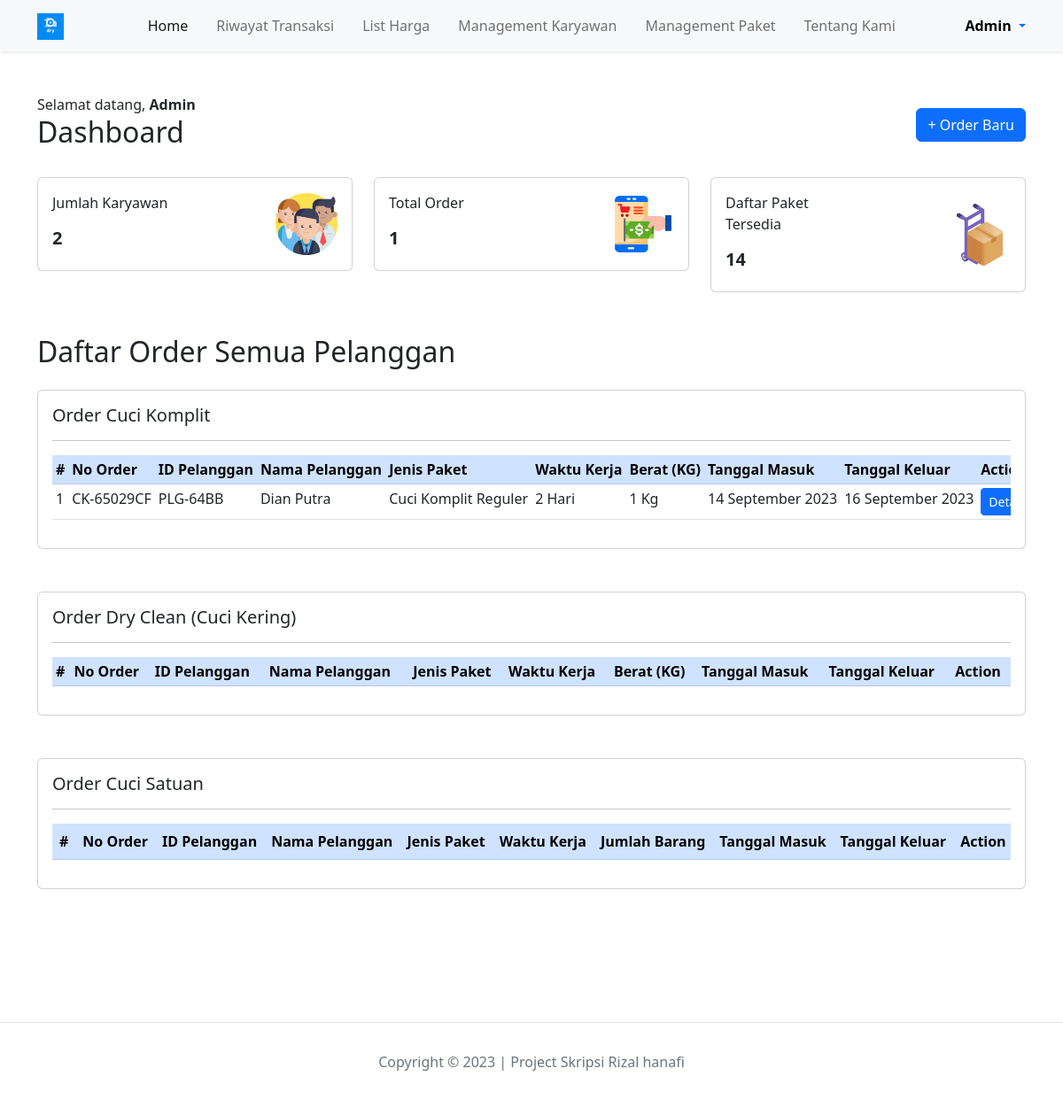
Page / (signed in) on the committed database.
### tables this page shows
CREATE TABLE `tb_order_ck` (
  `id_order_ck` int NOT NULL,
  `or_ck_number` varchar(10) NOT NULL,
  `id_pelanggan_ck` varchar(10) NOT NULL,
  `nama_pel_ck` varchar(100) NOT NULL,
  `no_telp_ck` char(13) NOT NULL,
  `alamat_ck` text NOT NULL,
  `jenis_paket_ck` varchar(100) NOT NULL,
  `wkt_krj_ck` varchar(30) DEFAULT NULL,
  `berat_qty_ck` int NOT NULL,
  `harga_perkilo` varchar(10) NOT NULL,
  `tgl_masuk_ck` varchar(40) NOT NULL,
  `tgl_keluar_ck` varchar(40) NOT NULL,
  `tot_bayar` varchar(20) NOT NULL,
  `keterangan_ck` text NOT NULL
);

### _functions.php (called while the page is built, shortened)
<?php
$db = mysqli_connect('localhost', 'root', '', 'dry_laundry');
function query($query)
{
    global $db;
    $result = mysqli_query($db, $query);
    $rows   = [];
    while ($row = mysqli_fetch_assoc($result)) {
        $rows[] = $row;
    }
    return $rows;
}
function url($url = null)
{
    $url_utama = "http://localhost/dry_laundry";
    if ($url != null) {
        return $url_utama . '/' . $url;
    } else {
        return $url_utama;
    }
}
function jmlOrder()
{
    $jml_ck      = count(query("SELECT * FROM tb_order_ck"));
    $jml_dc      = count(query("SELECT * FROM tb_order_dc"));
    $jml_cs      = count(query("SELECT * FROM tb_order_cs"));
    $total_order = $jml_ck + $jml_dc + $jml_cs;
    return $total_order;
}
function jmlPaket()
{
    $jml_pkt_ck = count(query("SELECT * FROM tb_cuci_komplit"));
    $jml_pkt_cs = count(query("SELECT * FROM tb_cuci_satuan"));
    $jml_pkt_dc = count(query("SELECT * FROM tb_dry_clean"));
    $jmlPkt     = $jml_pkt_ck + $jml_pkt_cs + $jml_pkt_dc;
    return $jmlPkt;
}

### daftar_order/daf_or_ck.php (the view, shortened to what this page needs)
<section id="order-cuci-komplit" class="main-order-cuci-komplit mt-3 mb-5">
    <div class="container">
        <div class="row">
            <div class="col">
                <div class="card">
                    <div class="card-body">
                        <h5 class="card-title">Order Cuci Komplit</h5>
                        <hr>
                        <div class="table-responsive text-nowrap">
                            <table id="daftar-order-ck" class="table table-sm table-hover">
                                <thead>
                                    <tr class="table-primary">
                                        <th scope="col">#</th>
                                        <th scope="col">No Order</th>
                                        <th scope="col">ID Pelanggan</th>
                                        <th scope="col">Nama Pelanggan</th>
                                        <th scope="col">Jenis Paket</th>
                                        <th scope="col">Waktu Kerja</th>
                                        <th scope="col">Berat (KG)</th>
                                        <th scope="col">Tanggal Masuk</th>
                                        <th scope="col">Tanggal Keluar</th>
                                        <?php if($levelAdminKaryawan) { ?>
                                        <th scope="col">Action</th>
                                        <?php } ?>
                                    </tr>
                                </thead>
                                <tbody>
                                    <?php $cuci_komplit = query("SELECT * FROM tb_order_ck ORDER BY id_order_ck DESC");
                                    if (!empty($cuci_komplit)): ?>
                                    <?php $no = 1;foreach ($cuci_komplit as $ck): ?>
                                    <tr>
                                        <td scope="row"><?=$no++;?></td>
                                        <td><?=$ck['or_ck_number'];?></td>
                                        <td><?=$ck['id_pelanggan_ck'];?></td>
                                        <td><?=$ck['nama_pel_ck'];?></td>
                                        <td><?=$ck['jenis_paket_ck'];?></td>
                                        <td><?=$ck['wkt_krj_ck'];?></td>
                                        <td><?=$ck['berat_qty_ck'].' Kg';?></td>
                                        <td><?=$ck['tgl_masuk_ck'];?></td>
                                        <td><?=$ck['tgl_keluar_ck'];?></td>
                                        <?php if($levelAdminKaryawan) { ?>
                                        <td>
                                            <a href="<?=url('detail_order/detail_ck/detail_order_ck.php?or_ck_number=')?><?=$ck['or_ck_number']?>"
                                                class="btn btn-primary btn-sm">Detail</a>
                                        </td>
                                        <?php } ?>
                                    </tr>
                                    <?php endforeach;?>
                                    <?php endif;?>
                                </tbody>
                            </table>
                        </div>
                    </div>
                </div>
            </div>
        </div>
    </div>
</section>

### _header.php (shortened to what this page needs)
<?php
require_once '_functions.php';
$levelAdmin         = $_SESSION['level'] == 'Admin';
$levelAdminKaryawan = $_SESSION['level'] == 'Admin' || $_SESSION['level'] == 'Karyawan';
?>
<!DOCTYPE html>
<html lang="en">
<head>
    <link rel="stylesheet" href="_assets/bootstrap-5.3.0/css/bootstrap.min.css">
    <link rel="stylesheet"
        href="_assets/bootstrap-5.3.0/css/datatables/cdnjs.cloudflare.com_ajax_libs_twitter-bootstrap_5.2.0_css_bootstrap.min.css">
    <link rel="stylesheet"
        href="_assets/bootstrap-5.3.0/css/datatables/cdn.datatables.net_1.13.4_css_dataTables.bootstrap5.min.css">
</head>
<body>
    <nav class="navbar navbar-expand-lg bg-body-tertiary shadow-sm mb-5">
        <div class="container">
            <a class="navbar-brand" href="<?=url()?>">
                <img src="<?=url('_assets/img/logo/dry_dry.png')?>" alt="" height="30">
            </a>
            <div class="collapse navbar-collapse" id="navbarNav">
                <ul class="navbar-nav mx-auto">
                    <li class="nav-item mx-md-2">
                        <a class="nav-link active" href="<?=url()?>">Home</a>
                    </li>
                    <li class="nav-item mx-md-2">
                        <a class="nav-link" href="<?=url('riwayat_transaksi/index.php');?>">Riwayat Transaksi</a>
                    </li>
                    <li class="nav-item mx-md-2">
                        <a class="nav-link" href="<?=url('paket/list-harga.php');?>">List Harga</a>
                    </li>
                    <?php if ($levelAdmin) {?>
                    <li class="nav-item mx-md-2">
                        <a class="nav-link" href="<?=url('karyawan/index.php');?>">Management Karyawan</a>
                    </li>
                    <?php }?>
                    <?php if ($levelAdminKaryawan) {?>
                    <li class="nav-item mx-md-2">
                        <a class="nav-link" href="<?=url('paket/index.php');?>">Management Paket</a>
                    </li>
                    <?php }?>
                    <li class="nav-item mx-md-2">
                        <a class="nav-link" href="<?=url('about.php');?>">Tentang Kami</a>
                    </li>
                </ul>
                <div class="dropdown">
                    <a class="dropdown-toggle text-decoration-none" href="#" role="button" data-bs-toggle="dropdown"
                        aria-expanded="false">
                        <span class="text-black fw-semibold"><?=$_SESSION['nama']?></span>
                    </a>
                </div>
            </div>
        </div>
    </nav>

### index.php
<?php
    require_once '_header.php';
    $jml_karyawan = count(query('SELECT * FROM master WHERE level ="Karyawan"'));
?>
<section id="welcome" class="welcome mb-4">
    <div class="container">
        <div class="row d-flex justify-content-between align-items-center">
            <div class="col">
                <div>Selamat datang, <span class="fw-bold"><?=ucwords($_SESSION['nama'])?></span></div>
                <h2>Dashboard</h2>
            </div>
            <div class="col text-end">
                <?php if($levelAdminKaryawan) { ?>
                <a href="<?=url('order/index.php');?>" class="btn btn-primary">+ Order Baru</a>
                <?php } ?>
            </div>
        </div>
    </div>
</section>
<section id="menu" class="menu my-3">
    <div class="container">
        <div class="row">
            <div class="col-md-4 my-2 my-md-0">
                <div class="card">
                    <div class="card-body">
                        <div class="row d-flex justify-content-center align-items-center">
                            <div class="col">
                                <p>Jumlah Karyawan</p>
                                <h5 class="card-title fw-bold"><?=$jml_karyawan;?></h5>
                            </div>
                            <div class="col text-end">
                                <img src="_assets/img/team.png" alt="" width="70">
                            </div>
                        </div>
                    </div>
                </div>
            </div>
            <div class="col-md-4 my-2 my-md-0">
                <div class="card">
                    <div class="card-body">
                        <div class="row d-flex justify-content-center align-items-center">
                            <div class="col">
                                <p>Total Order</p>
                                <h5 class="card-title fw-bold"><?=jmlOrder();?></h5>
                            </div>
                            <div class="col text-end">
                                <img src="_assets/img/total_order.png" alt="" width="70">
                            </div>
                        </div>
                    </div>
                </div>
            </div>
            <div class="col-md-4 my-2 my-md-0">
                <div class="card">
                    <div class="card-body">
                        <div class="row d-flex justify-content-center align-items-center">
                            <div class="col">
                                <p>Daftar Paket Tersedia</p>
                                <h5 class="card-title fw-bold"><?=jmlPaket();?></h5>
                            </div>
                            <div class="col text-end">
                                <img src="_assets/img/jumlah_paket.png" alt="" width="70">
                            </div>
                        </div>
                    </div>
                </div>
            </div>
        </div>
    </div>
</section>
<section id="daftar-order" class="daftar-order mt-5">
    <div class="container">
        <div class="row d-flex justify-content-between align-items-center">
            <div class="col">
                <h2>Daftar Order Semua Pelanggan</h2>
            </div>
        </div>
    </div>
</section>
<?php require_once 'daftar_order/daf_or_ck.php'?>
<?php require_once 'daftar_order/daf_or_dc.php'?>
<?php require_once 'daftar_order/daf_or_cs.php'?>
<?php require_once '_footer.php';?>

### daftar_order/daf_or_dc.php (shortened to what this page needs)
<section id="order-dry-clean" class="main-order-dry-clean my-5">
    <div class="container">
        <div class="row">
            <div class="col">
                <div class="card">
                    <div class="card-body">
                        <h5 class="card-title">Order Dry Clean (Cuci Kering)</h5>
                        <hr>
                        <div class="table-responsive text-nowrap">
                            <table id="daftar-order-dc" class="table table-sm table-hover">
                                <thead>
                                    <tr class="table-primary">
                                        <th scope="col">#</th>
                                        <th scope="col">No Order</th>
                                        <th scope="col">ID Pelanggan</th>
                                        <th scope="col">Nama Pelanggan</th>
                                        <th scope="col">Jenis Paket</th>
                                        <th scope="col">Waktu Kerja</th>
                                        <th scope="col">Berat (KG)</th>
                                        <th scope="col">Tanggal Masuk</th>
                                        <th scope="col">Tanggal Keluar</th>
                                        <?php if($levelAdminKaryawan) { ?>
                                        <th scope="col">Action</th>
                                        <?php } ?>
                                    </tr>
                                </thead>
                            </table>
                        </div>
                    </div>
                </div>
            </div>
        </div>
    </div>
</section>

### daftar_order/daf_or_cs.php (shortened to what this page needs)
<section id="order-satuan" class="main-order-satuan my-5">
    <div class="container">
        <div class="row">
            <div class="col">
                <div class="card">
                    <div class="card-body">
                        <h5 class="card-title">Order Cuci Satuan</h5>
                        <hr>
                        <div class="table-responsive text-nowrap">
                            <table id="daftar-order-cs" class="table table-hover">
                                <thead>
                                    <tr class="table-primary">
                                        <th scope="col">#</th>
                                        <th scope="col">No Order</th>
                                        <th scope="col">ID Pelanggan</th>
                                        <th scope="col">Nama Pelanggan</th>
                                        <th scope="col">Jenis Paket</th>
                                        <th scope="col">Waktu Kerja</th>
                                        <th scope="col">Jumlah Barang</th>
                                        <th scope="col">Tanggal Masuk</th>
                                        <th scope="col">Tanggal Keluar</th>
                                        <?php if($levelAdminKaryawan) { ?>
                                        <th scope="col">Action</th>
                                        <?php } ?>
                                    </tr>
                                </thead>
                            </table>
                        </div>
                    </div>
                </div>
            </div>
        </div>
    </div>
</section>

### _footer.php (shortened to what this page needs)
<footer class="border-top py-3" style="margin-top: 150px;">
    <div class="container">
        <div class="row justify-content-center text-center">
            <div class="col">
                <p class="py-3 text-muted">Copyright © 2023 | Project Skripsi Rizal hanafi</p>
            </div>
        </div>
    </div>
</footer>
</body>
</html>

### rows in the picture
tb_order_ck: or_ck_number "CK-65029CF", id_pelanggan_ck "PLG-64BB", nama_pel_ck "Dian Putra", jenis_paket_ck "Cuci Komplit Reguler", wkt_krj_ck "2 Hari", berat_qty_ck "1", tgl_masuk_ck "14 September 2023", tgl_keluar_ck "16 September 2023"

### other values in the picture
$_SESSION['nama'] "Admin"
$jml_karyawan "2"
jmlOrder() "1"
jmlPaket() "14"
